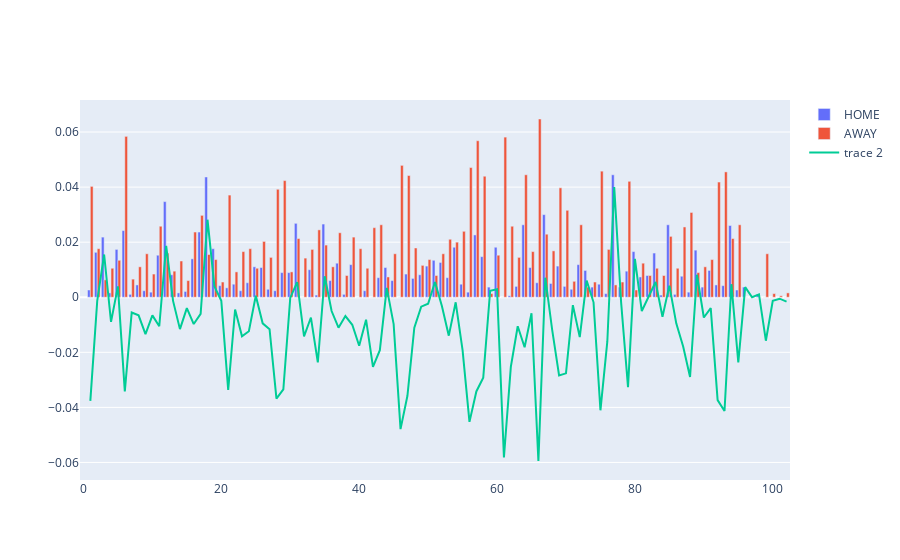

Notebook source saved alongside this figure:
### Code cell
import plotly.graph_objects as go

fig = go.Figure(data=[
    go.Bar(name='HOME', y=dfxg_homexg_complete_game_all_bps.clip(lower=0).mean() ),
    go.Bar(name='AWAY', y=dfxg_awayxg_complete_game_all_bps.clip(lower=0).mean() ),
    # go.Bar(name='LA Zoo', x=animals, y=[12, 18, 29])
])

fig.add_trace(
    go.Scatter(
        y=dfxg_complete_game_all_bps
    ))


# # Change the bar mode
fig.update_layout(barmode='group')
fig.show()
